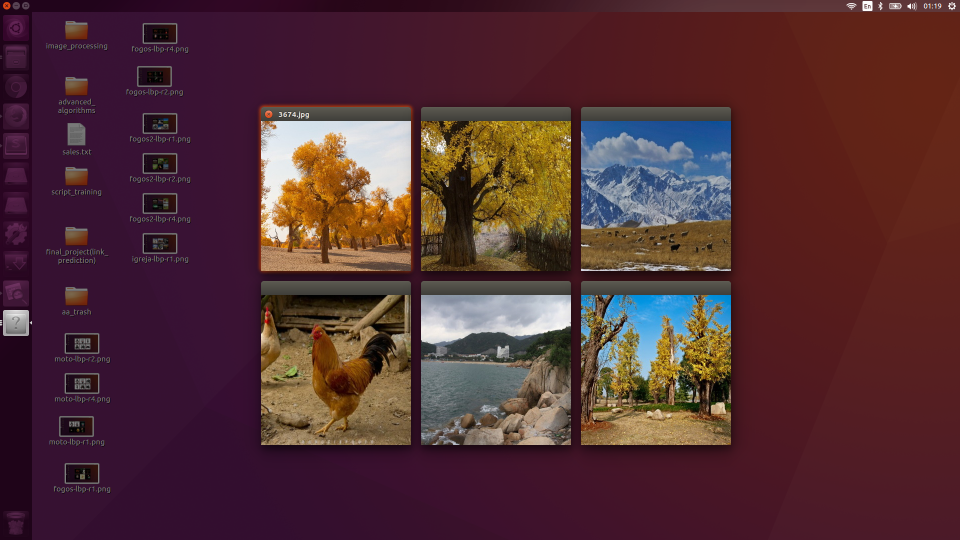
//> input picture prints/arvore-lbp-r4.png, 1920 x 1080 px, given in place of 1.jpg, which was not available (shown at 1/2 size)
$ ./corel10k -glbp ../prints/arvore-lbp-r4.png -r 3   (built with g++ and OpenCV 4)
//> lines starting //> are read from the running program, lines starting //| are printed output that depends on the picture; pictures that were not available may be replaced by others from this repository, and a replacement may not be noted
#include <iostream>
#include <vector>
#include <map>
#include <string>
#include <limits>
#include <iomanip>
#include <sstream>
#include <fstream>
#include <algorithm>
#include <opencv2/opencv.hpp>
#define DIMENSIONS 256
#define N 10000
#define DEBUG 1

using namespace std;
using namespace cv;

std::vector<unsigned char> LBPDescriptor[N+1];

/// Default parameters
int LBPDimensions   = 256;
int FDimensions     = 40;

int numInstances    = 9500;
int numDimensions   = 256;
int K               = 5;

string datasetPath  = "../converted_images/";
string suffix       = ".jpg";

string LBPDescFile  = "lbpDescriptors1.txt";
string FDescFile    = "fourierDescriptors1.txt";
string DescFileName = "";
string MapFileName  = "indexImg.map.txt";

template <class T>
// [27 lines left out: function lbp, not called in this run]

// Extended Local Binery pattern
template <typename _Tp>
void elbp(const Mat& src, Mat& dst, int radius, int neighbors=8) {
    neighbors = max(min(neighbors,31),1); // set bounds..
    dst = Mat::zeros(src.rows-2*radius, src.cols-2*radius, CV_32SC1);
    for(int n=0; n<neighbors; n++) {
        // sample points
        float x = static_cast<float>(radius) * cos(2.0*M_PI*n/static_cast<float>(neighbors));
        float y = static_cast<float>(radius) * -sin(2.0*M_PI*n/static_cast<float>(neighbors));
        // relative indices
        int fx = static_cast<int>(floor(x));
        int fy = static_cast<int>(floor(y));
        int cx = static_cast<int>(ceil(x));
        int cy = static_cast<int>(ceil(y));
        // fractional part
        float ty = y - fy;
        float tx = x - fx;
        // set interpolation weights
        float w1 = (1 - tx) * (1 - ty);
        float w2 =      tx  * (1 - ty);
        float w3 = (1 - tx) *      ty;
        float w4 =      tx  *      ty;
        // iterate through your data
        for(int i=radius; i < src.rows-radius;i++) {
            for(int j=radius;j < src.cols-radius;j++) {
                float t = w1*src.at<_Tp>(i+fy,j+fx) + w2*src.at<_Tp>(i+fy,j+cx) + w3*src.at<_Tp>(i+cy,j+fx) + w4*src.at<_Tp>(i+cy,j+cx);
                // we are dealing with floating point precision, so add some little tolerance
                dst.at<unsigned int>(i-radius,j-radius) += ((t > src.at<_Tp>(i,j)) && (abs(t-src.at<_Tp>(i,j)) > std::numeric_limits<float>::epsilon())) << n;
            }
        }
    }
}

template <class T>
std::vector<T> getHistogram(const Mat &img) {
    std::vector<T> h(DIMENSIONS, 0);
    for (int i=0; i<img.rows; i++) {
        for (int j=0; j<img.cols; j++) {
            h[img.at<T>(i,j)]++;
        }
    }
    return h;
}

template <typename T>
// [5 lines left out: function printHistogram, not called in this run]

/**
 * Computes the similarity of two image descriptors
 * @param queryDescriptor       the query image descriptor
 * @param anotherDescriptor     the other image descriptor
 * @return the negative euclidian distance between the descriptors
 */
template <typename T>
// [44 lines left out: functions similarity, split, split, parseInput, not called in this run]

int main(int argc, char** argv)
{
    // Constants
    string ERROR_MSG_USAGE = "usage: corel10k <imagem de consulta> <k-próximos> <método> <params>\n";
    //-----------------------------------------------------------------------------------------------

    ifstream inFile;
    Mat queryImage, lbpQueryImage;
    std::vector<unsigned char> queryDescriptor;
    vector<string> imageFileNames;

    /// Generate LBP descriptors ./corel10k -glbp <path> -r <radius>
    if ( argc > 1 && !strcmp(argv[1], "-glbp") ) {
        ofstream outFile, mapFile;
        string path;
        string imgPath;
        string outFileName;
        int radius;

        /// get the radius
        radius = (argc >= 5 && !strcmp(argv[3], "-r")) ? atoi(argv[4]) : 1;
        cout << "radius: " <<radius<<endl;
        stringstream aux; aux << radius;
        LBPDescFile = "lbpDescriptors_r"+aux.str()+".txt";
        cout << "LBPDescFile: " <<LBPDescFile<<endl;

        outFile.open(LBPDescFile.c_str(), std::ofstream::out);
        mapFile.open(MapFileName.c_str(), std::ofstream::out);

        if (!outFile.is_open()) {
            cerr << "ERROR: could not open the file " << LBPDescFile;
            return -1;
        }

        path = argv[2];

        /// Generate the descriptors to all the images in the path
        /// Iterate through the images and generate the correspondent descriptors
        string descStr="", mapStr="";
        int idxCnt=0;
        cout << "Processing ... " << setw(5) << setfill(' ') << "\%"; cout << "\b\b\b\b\b\b";
        cout.flush();

        for (int i=1; i<=N; i++) {
            if (i%10 == 0) {
                cout  << setw(5) << 100*i/(float)N;
                if ( i < N ) {
                    cout << "\b\b\b\b\b";
                }
                else
                    cout << "\n\n";
            }

            stringstream ssImgNumber;
            ssImgNumber << i;
            imgPath = path+"/"+ssImgNumber.str()+".jpg";

            Mat img = imread(imgPath, IMREAD_GRAYSCALE);
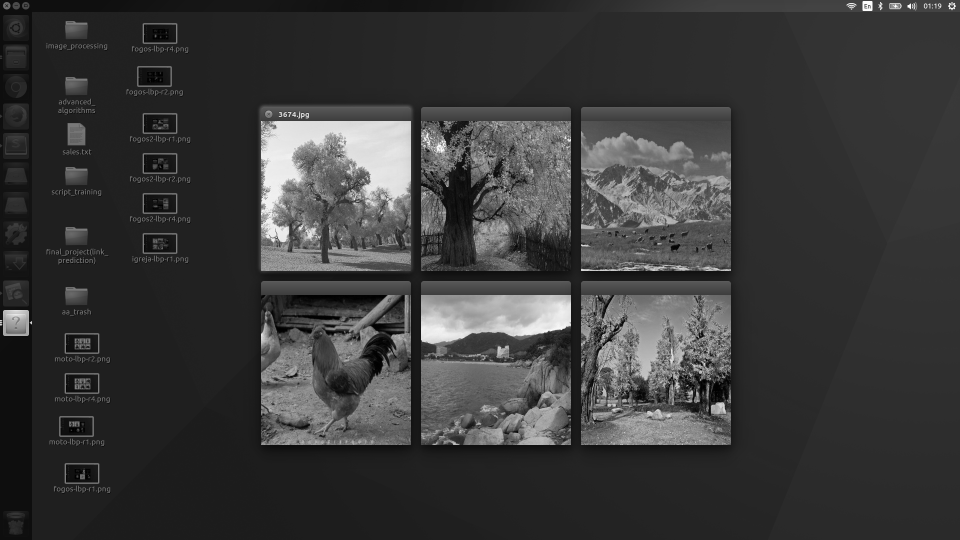
//> img: 1080 rows x 1920 cols, CV_8UC1 (shown at 1/2 size); min 0, max 255, mean 58.2
            if (img.data) { // If img exists
                Mat lbpImage;
                // lbp<unsigned char>(img, lbpImage);
                elbp<unsigned char>(img, lbpImage, radius);
//> after the loop in elbp, `for(int n=0; n<neighbors; n++)`:
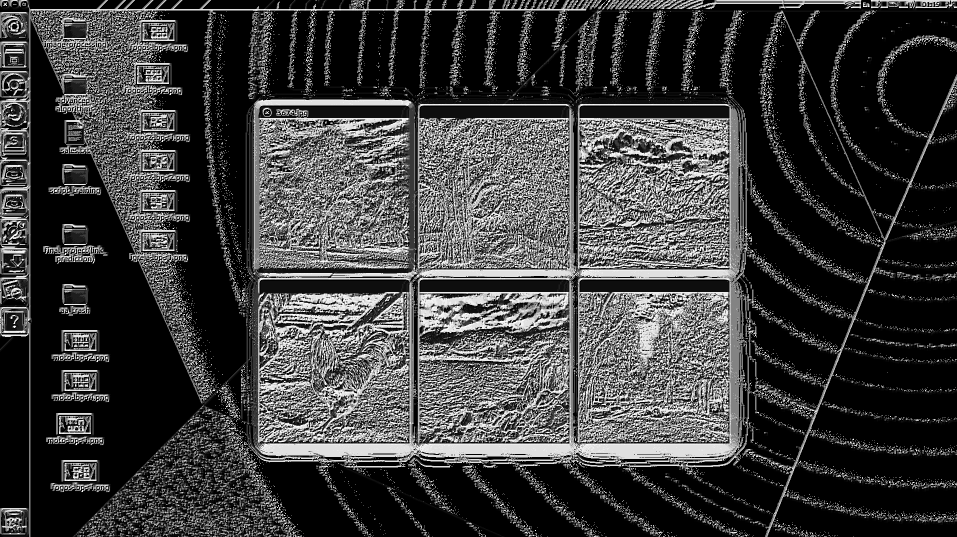
//> dst: 1074 rows x 1914 cols, CV_32SC1 (shown at 1/2 size); min 0, max 255, mean 60.8
                LBPDescriptor[i] = getHistogram<unsigned char>(lbpImage);
//> after the loop in getHistogram, `for (int i=0; i<img.rows; i++)`: h = 256 values, max 255 at index 192, min 0 at index 5, mean 129.8
//> LBPDescriptor = 10001 items

                /// Convert the descriptors to string and stores into descStr
                for (int j=0; j<LBPDescriptor[i].size(); j++) {
                    stringstream ss2;
                    ss2 << (int)LBPDescriptor[i][j];
                    descStr += ss2.str()+" ";
                }
                descStr += "\n";

                stringstream ssIndex; ssIndex << idxCnt++;
                mapStr += ssIndex.str()+" "+ssImgNumber.str()+"\n";
            }
        }
//> pass 2 of the loop `for (int i=1; i<=N; i++)`:
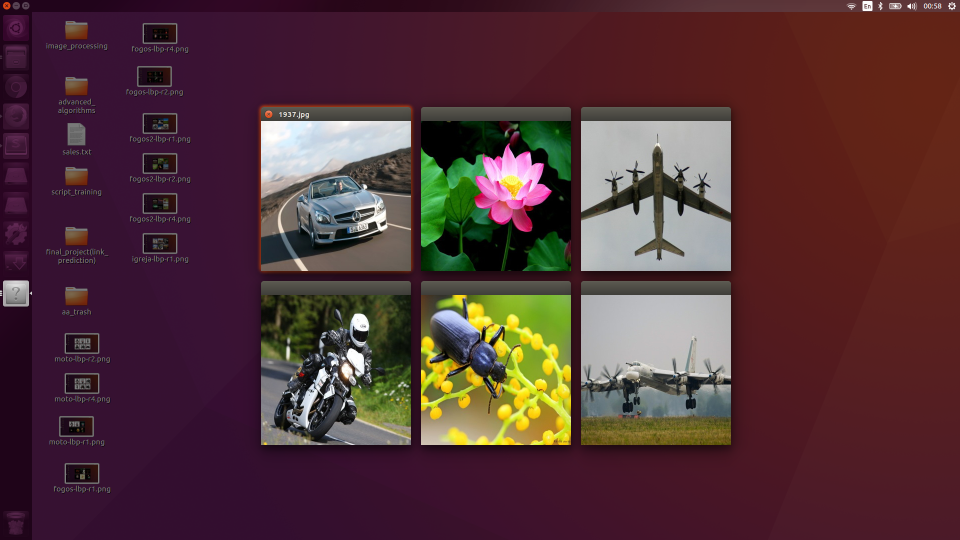
//> input picture prints/carro-lbp-r1.png, 1920 x 1080 px, given in place of 2.jpg, which was not available (shown at 1/2 size)
//> `Mat img = imread(imgPath, IMREAD_GRAYSCALE);`:
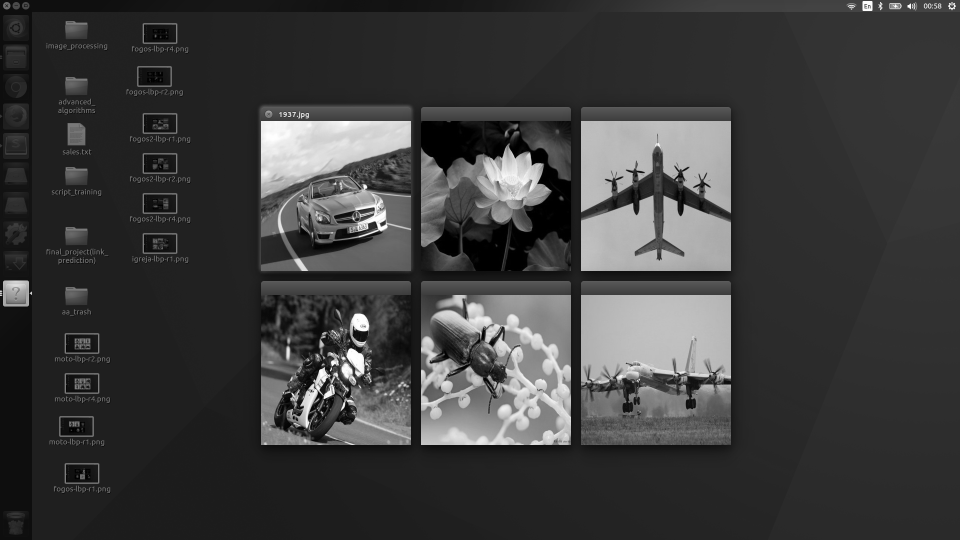
//> img: 1080 rows x 1920 cols, CV_8UC1 (shown at 1/2 size); min 0, max 255, mean 60.8
//> after the loop in elbp (call 2), `for(int n=0; n<neighbors; n++)`:
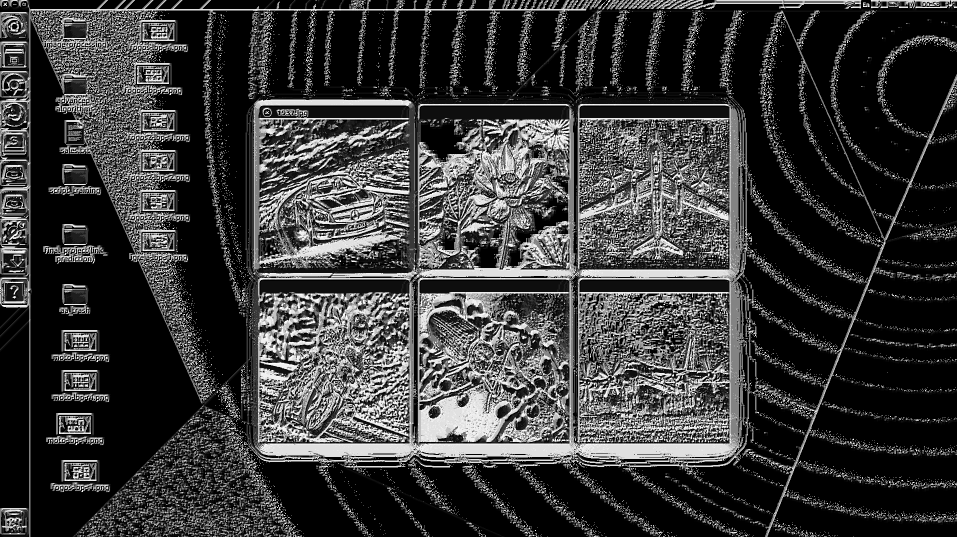
//> dst: 1074 rows x 1914 cols, CV_32SC1 (shown at 1/2 size); min 0, max 255, mean 56.6
        mapFile << mapStr;
        outFile << descStr;
        mapFile.close();
        outFile.close();

        cout << "DONE!\n=> Two files generated: " << LBPDescFile << " and " << MapFileName << "\n\n";
    }
    /// Search k most similar images
    else if ( argc >= 4 ) {
        ifstream inMapFile;
        map<int, int> mapIdxImg;
        map<int, int> mapImgIdx;
        // ./corel10k <imagem de consulta> <k-próximos> <método> [parâmetros adicionais do método]
        // ./corel10k 200.jpg 5 lbp -d lbpDescriptors1.txt -numInstances 9500 -numDimensions 256

        /// Get the number of neighbors to be considered
        /// Add 1 because the query image is in the dataset
        K = atoi(argv[2])+1;

        /// Set default parameters
        /// Local Binary Pattern
        if (!strcmp(argv[3], "lbp")) {
            DescFileName = LBPDescFile;
            numDimensions= LBPDimensions;
        }
        else if (!strcmp(argv[3], "fourier")) {
            DescFileName = FDescFile;
            numDimensions= FDimensions;
        }
        else {
            cerr << ERROR_MSG_USAGE;
            return -1;
        }

        /// Parse the input PARAMS only
        parseInput(4, argc, argv);

        /// Load the map file
        int key, value;
        inMapFile.open(MapFileName.c_str(), std::ifstream::in);
        if (!inMapFile.is_open()) {
            cerr << "ERROR: could  not find the map file. Please put the map file in the same folder of the corel10k executable.\n";
            return -1;
        }
        while (inMapFile >> key >> value) {
            mapIdxImg[key]      = value;
            mapImgIdx[value]    = key;
        }

        /// Get the index of the query image
        int queryImageIndex, queryImageNumber;
        queryImageNumber = atoi((split(argv[1], '.')[0].c_str()));
        if (mapImgIdx.count(queryImageNumber) == 0) {
            cerr << "This image is corrupted! Please, don't choose an image in the range [1001 1500].\n";
            return -1;
        }
        queryImageIndex = mapImgIdx[queryImageNumber];

        Mat features;
        int freq;
        vector<float> queryImageDescriptor(numDimensions);
        vector<int> index(K);
        vector<float> dist(K);

        inFile.open(DescFileName.c_str(), std::ifstream::in);
        if (inFile.is_open()) {
            // void Mat::create(int rows, int cols, int type)
            features.create(numInstances, numDimensions, CV_32F);
            for (int i=0; i<features.rows; i++) {
                for (int j=0; j<features.cols; j++) {
                    inFile >> freq;
                    features.at<float>(i,j) = (float)freq;
                    // cout << features.at<float>(i,j) << " ";
                }
                // cout << endl;
            }

            /// Load query image descriptor
            for (int j=0; j<features.cols; j++) {
                queryImageDescriptor[j] = features.at<float>(queryImageIndex, j);
            }

            /// Set the number of KDTrees
            flann::KDTreeIndexParams indexParams(5);

            /// Create index
            flann::Index kdTree(features, indexParams);

            /// Search
            kdTree.knnSearch(queryImageDescriptor, index, dist, K, flann::SearchParams(128));

            /// Print the k most similar images to the query image
            for (int i=1; i<index.size(); i++) {
                cout << mapIdxImg[ index[i] ] << "\n";
                // cout << "index: " << index[i] << ", dist: " << dist[i]<<endl;
            }
            inFile.close();
        }
    }
    else {
        cerr << ERROR_MSG_USAGE;
        return -1;
    }


    return 0;
}
